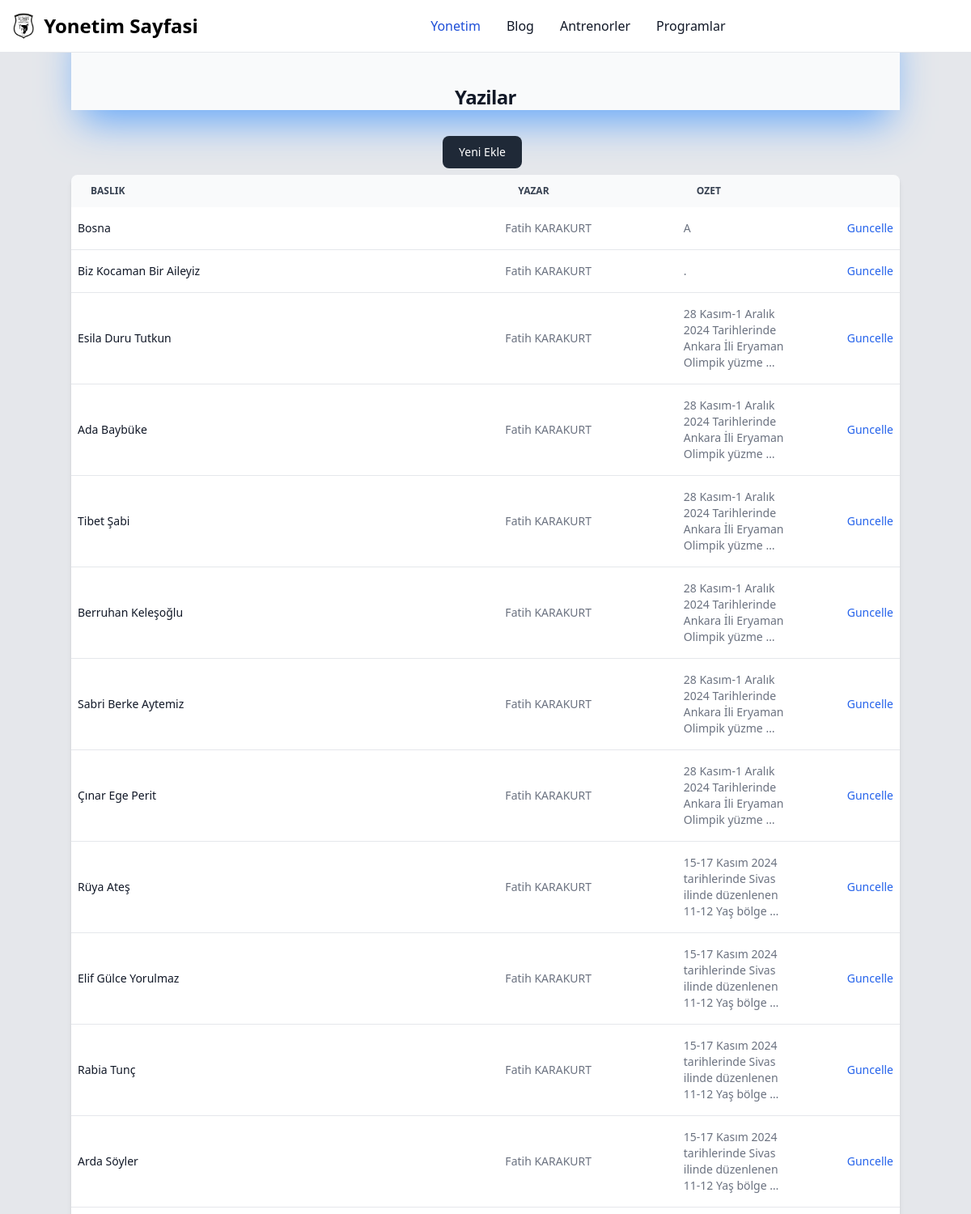
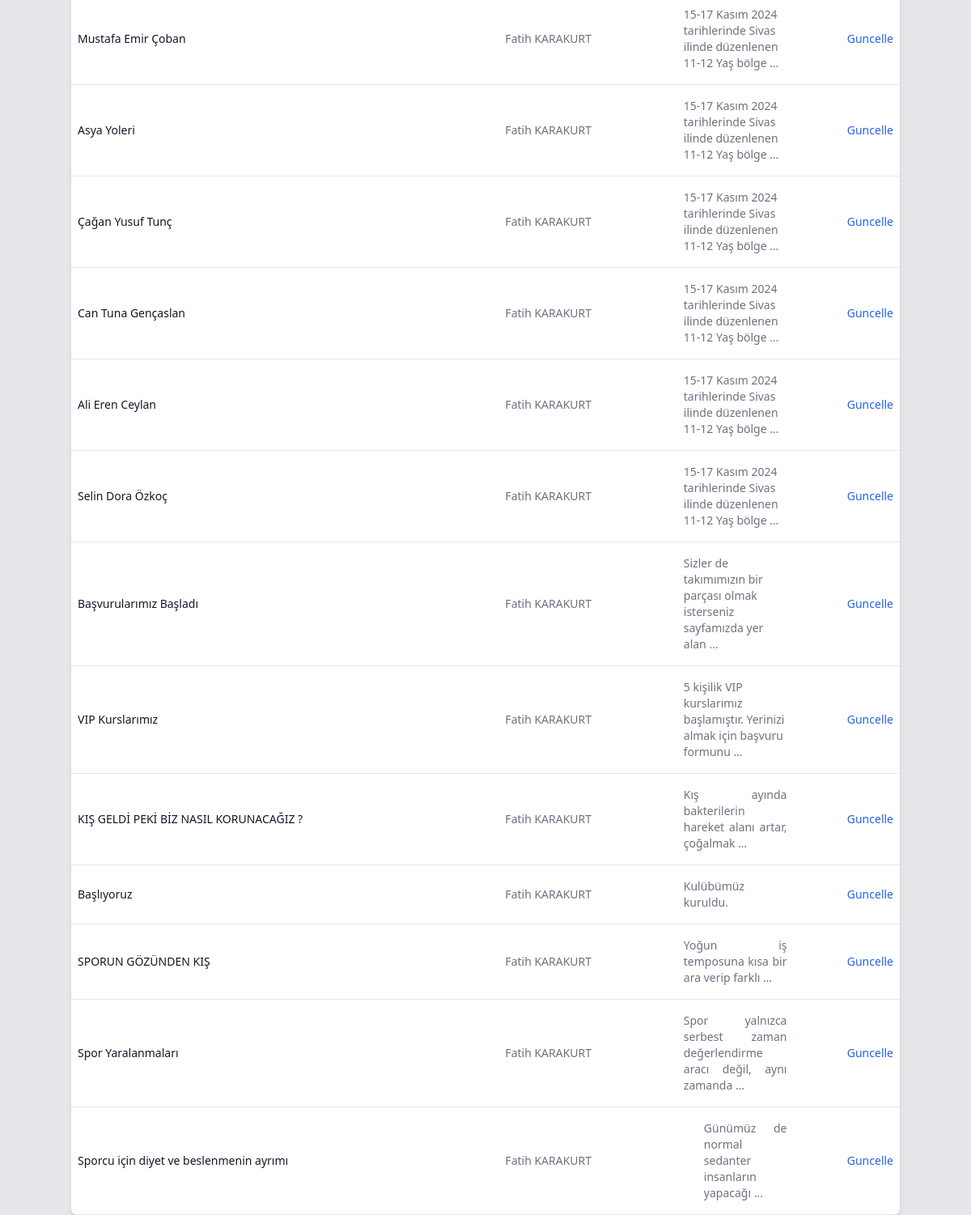
/account/blog_list/ (signed in), run on the app's committed database (2 pictures, top to bottom).
### main/models.py (models this page shows, shortened)
class Blog (models.Model):
    tur=models.TextField(choices=BLOG_CHOICES,default='BLOG')
    baslik=models.CharField(max_length=100)
    metin=models.TextField()
    resim=models.ImageField(null=True,blank=True)
    slug=models.SlugField(unique=True)
    aktif=models.BooleanField(default=True)
    created_date=models.DateTimeField(auto_now_add=True)
    author=models.ForeignKey(Antrenor,on_delete=models.CASCADE)
    class Meta:
        ordering=["-created_date"]

class Antrenor (models.Model):
    adi=models.CharField(max_length=30)
    soyadi=models.CharField(max_length=30)
    unvan=models.TextField(choices=ANTRONER_CHOICES,default='ANT')
    resim=models.ImageField(upload_to='media/')
    ozet=models.TextField()
    ozgecmis=models.TextField()
    telefon=models.CharField(max_length=10)
    instagram=models.CharField(max_length=50)
    aktif=models.BooleanField(default=True)

### account/views.py (the view)
# urls.py: path('blog_list/', views.blog_list, name='account_blog_list'),
@login_required
def blog_list(request):
    blog_list=Blog.objects.all()
    return render(request, 'dash/blog_list.html',{'blog_list':blog_list})

### account/templatetags/account_tags.py (called while the page is built)
@register.filter
def remove_url(value):
    removed=re.sub('<iframe.*?><\/iframe>','',value)
    removed=re.sub('<img src=.*?>','',removed)
    return removed

### account/templates/dash/blog_list.html (shortened to what this page needs)
{% extends "_base_account.html" %}
{% load account_tags %}
{% block content %}
<div class=" mb-2 bg-gray-50 justify-center text-center pt-20 shadow-2xl shadow-blue-400">
    <h2 class="pt-6 text-center  text-2xl tracking-tight font-bold text-gray-900 dark:text-white">Yazilar</h2>
</div>
<div class="flex justify-center pt-6 ">
    <a href="/account/create_post">
        <button type="submit"
            class="text-white bg-gray-800 hover:bg-gray-900 focus:outline-none focus:ring-4 focus:ring-gray-300 font-medium rounded-lg text-sm px-5 py-2.5 me-2 mb-2 dark:bg-gray-800 dark:hover:bg-gray-700 dark:focus:ring-gray-700 dark:border-gray-700">Yeni
            Ekle</button>
    </a>
</div>
<div class="flex overflow-x-auto shadow-md sm:rounded-lg">
    <table class="w-full text-sm text-left rtl:text-right text-gray-500 dark:text-gray-400">
        <thead class="text-xs text-gray-700 uppercase bg-gray-50 dark:bg-gray-700 dark:text-gray-400">
            <tr>
                <th scope="col" class="px-6 py-3">
                    Baslik
                </th>
                <th scope="col" class="px-6 py-3">
                    Yazar
                </th>
                <th scope="col" class="px-6 py-3">
                    Ozet
                </th>
                <th scope="col" class="px-6 py-3">
                </th>
            </tr>
        </thead>
        <tbody>
            {% for item in blog_list %}
            <tr
                class="relative max-h-20 bg-white border-b dark:bg-gray-800 dark:border-gray-700 hover:bg-gray-50 dark:hover:bg-gray-600">
                <th scope="row" class="px-2 py-4 font-medium text-gray-900  dark:text-white">
                    {{item.baslik}}
                </th>
                <td class="px-2 py-4">
                    {{item.author.adi}} {{item.author.soyadi}}
                </td>
                <td class="px-2 py-4 max-w-20 flex-wrap">
                    {{item.metin|remove_url|safe|truncatewords:10}}
                </td>
                <td class="px-2 py-4 text-right">
                    <a href="/account/update_post/{{item.slug}}"
                        class="font-medium text-blue-600 dark:text-blue-500 hover:underline">Guncelle</a>
                </td>
            </tr>
            {% endfor %}
        </tbody>
    </table>
</div>
{% endblock content %}

### data on the page
Blog: baslik "Bosna", author.adi "Fatih", author.soyadi "KARAKURT", metin|remove_url "A"
Blog: baslik "Biz Kocaman Bir Aileyiz", author.adi "Fatih", author.soyadi "KARAKURT", metin|remove_url "."
Blog: baslik "Esila Duru Tutkun", author.adi "Fatih", author.soyadi "KARAKURT", metin|remove_url "28 Kasım-1 Aralık 2024 Tarihlerinde Ankara İli Eryaman Olimpik yüzme …"
Blog: baslik "Ada Baybüke", author.adi "Fatih", author.soyadi "KARAKURT", metin|remove_url "28 Kasım-1 Aralık 2024 Tarihlerinde Ankara İli Eryaman Olimpik yüzme …"
Blog: baslik "Tibet Şabi", author.adi "Fatih", author.soyadi "KARAKURT", metin|remove_url "28 Kasım-1 Aralık 2024 Tarihlerinde Ankara İli Eryaman Olimpik yüzme …"
Blog: baslik "Berruhan Keleşoğlu", author.adi "Fatih", author.soyadi "KARAKURT", metin|remove_url "28 Kasım-1 Aralık 2024 Tarihlerinde Ankara İli Eryaman Olimpik yüzme …"
Blog: baslik "Sabri Berke Aytemiz", author.adi "Fatih", author.soyadi "KARAKURT", metin|remove_url "28 Kasım-1 Aralık 2024 Tarihlerinde Ankara İli Eryaman Olimpik yüzme …"
Blog: baslik "Çınar Ege Perit", author.adi "Fatih", author.soyadi "KARAKURT", metin|remove_url "28 Kasım-1 Aralık 2024 Tarihlerinde Ankara İli Eryaman Olimpik yüzme …"
Blog: baslik "Rüya Ateş", author.adi "Fatih", author.soyadi "KARAKURT", metin|remove_url "15-17 Kasım 2024 tarihlerinde Sivas ilinde düzenlenen 11-12 Yaş bölge …"
Blog: baslik "Elif Gülce Yorulmaz", author.adi "Fatih", author.soyadi "KARAKURT", metin|remove_url "15-17 Kasım 2024 tarihlerinde Sivas ilinde düzenlenen 11-12 Yaş bölge …"
Blog: baslik "Rabia Tunç", author.adi "Fatih", author.soyadi "KARAKURT", metin|remove_url "15-17 Kasım 2024 tarihlerinde Sivas ilinde düzenlenen 11-12 Yaş bölge …"
Blog: baslik "Arda Söyler", author.adi "Fatih", author.soyadi "KARAKURT", metin|remove_url "15-17 Kasım 2024 tarihlerinde Sivas ilinde düzenlenen 11-12 Yaş bölge …"
Blog: baslik "Mustafa Emir Çoban", author.adi "Fatih", author.soyadi "KARAKURT", metin|remove_url "15-17 Kasım 2024 tarihlerinde Sivas ilinde düzenlenen 11-12 Yaş bölge …"
Blog: baslik "Asya Yoleri", author.adi "Fatih", author.soyadi "KARAKURT", metin|remove_url "15-17 Kasım 2024 tarihlerinde Sivas ilinde düzenlenen 11-12 Yaş bölge …"
Blog: baslik "Çağan Yusuf Tunç", author.adi "Fatih", author.soyadi "KARAKURT", metin|remove_url "15-17 Kasım 2024 tarihlerinde Sivas ilinde düzenlenen 11-12 Yaş bölge …"
Blog: baslik "Can Tuna Gençaslan", author.adi "Fatih", author.soyadi "KARAKURT", metin|remove_url "15-17 Kasım 2024 tarihlerinde Sivas ilinde düzenlenen 11-12 Yaş bölge …"
Blog: baslik "Ali Eren Ceylan", author.adi "Fatih", author.soyadi "KARAKURT", metin|remove_url "15-17 Kasım 2024 tarihlerinde Sivas ilinde düzenlenen 11-12 Yaş bölge …"
Blog: baslik "Selin Dora Özkoç", author.adi "Fatih", author.soyadi "KARAKURT", metin|remove_url "15-17 Kasım 2024 tarihlerinde Sivas ilinde düzenlenen 11-12 Yaş bölge …"
Blog: baslik "Başvurularımız Başladı", author.adi "Fatih", author.soyadi "KARAKURT", metin|remove_url "Sizler de takımımızın bir parçası olmak isterseniz sayfamızda yer alan …"
Blog: baslik "VIP Kurslarımız", author.adi "Fatih", author.soyadi "KARAKURT", metin|remove_url "5 kişilik VIP kurslarımız başlamıştır. Yerinizi almak için başvuru formunu …"
Blog: baslik "KIŞ GELDİ PEKİ BİZ NASIL KORUNACAĞIZ ?", author.adi "Fatih", author.soyadi "KARAKURT", metin|remove_url "Kış ayında bakterilerin hareket alanı artar, çoğalmak …"
Blog: baslik "Başlıyoruz", author.adi "Fatih", author.soyadi "KARAKURT", metin|remove_url "Kulübümüz kuruldu."
Blog: baslik "SPORUN GÖZÜNDEN KIŞ", author.adi "Fatih", author.soyadi "KARAKURT", metin|remove_url "Yoğun iş temposuna kısa bir ara verip farklı …"
Blog: baslik "Spor Yaralanmaları", author.adi "Fatih", author.soyadi "KARAKURT", metin|remove_url "Spor yalnızca serbest zaman değerlendirme aracı değil, aynı zamanda …"
Blog: baslik "Sporcu için diyet ve beslenmenin ayrımı", author.adi "Fatih", author.soyadi "KARAKURT", metin|remove_url "Günümüz de normal sedanter insanların yapacağı …"
